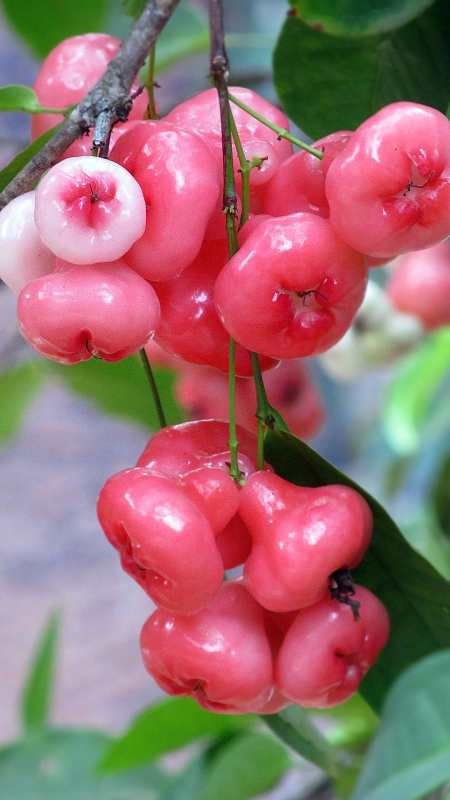
#> input picture dataset/test/images/-_-_Water_Rose_Apple_jpg.rf.e5a72dbff05998430a204ff8b9d332f8.jpg, 899 x 1600 px (shown at 1/2 size)
$ python quality_assessment.py ../../dataset/test/images/-_-_Water_Rose_Apple_jpg.rf.e5a72dbff05998430a204ff8b9d332f8.jpg ../../dataset/test/images/07_jpg.rf.e0334c51ef029145864b5a77a069a8bd.jpg
#> lines starting #> are read from the running program, lines starting #| are printed output that depends on the picture; after the words box and inside, x2 and y2 are one past the last pixel; in counts of white or black regions, pixels touching at a corner belong together
"""
=============================================================
  GIAI ĐOẠN 5 — OpenCV đánh giá chất lượng trái cây
=============================================================
4 tiêu chí:
  1. Kích thước  → cv2.findContours()
  2. Màu sắc     → cv2.cvtColor() HSV
  3. Độ chín     → cv2.calcHist()
  4. Khuyết tật  → cv2.threshold() + morphology
"""

import cv2
import numpy as np
from dataclasses import dataclass, asdict


# ─── Ngưỡng màu HSV cho từng loại trái cây ──────────────────
# Format: (H_low, S_low, V_low), (H_high, S_high, V_high), tên màu chín
RIPENESS_PROFILES = {
    "xoai":       [((20, 100, 100), (35, 255, 255), "vàng")],
    "thanh_long": [((0, 100, 100), (10, 255, 255), "đỏ"),
                   ((150, 100, 100), (180, 255, 255), "đỏ")],
    "buoi":       [((15, 80, 80), (30, 255, 255), "vàng xanh")],
    "cam":        [((10, 150, 150), (25, 255, 255), "cam")],
    "quit":       [((10, 150, 150), (25, 255, 255), "cam")],
    "dua_hau":    [((35, 80, 80), (85, 255, 255), "xanh đậm")],
    "chuoi":      [((20, 100, 100), (30, 255, 255), "vàng")],
    "oi":         [((30, 60, 100), (50, 200, 255), "vàng xanh")],
    "mit":        [((15, 80, 80), (30, 255, 255), "vàng")],
    "sau_rieng":  [((15, 80, 80), (35, 255, 255), "vàng nâu")],
    "chom_chom":  [((0, 100, 100), (10, 255, 255), "đỏ")],
    "mang_cut":   [((120, 50, 30), (160, 200, 120), "tím")],
}

# Tiêu chuẩn kích thước xuất khẩu (diện tích pixel tương đối)
SIZE_THRESHOLDS = {
    "xoai":       (8000, 20000),   # (nhỏ, lớn) pixels²
    "thanh_long": (15000, 40000),
    "buoi":       (30000, 80000),
    "cam":        (8000, 25000),
    "quit":       (6000, 18000),
    "dua_hau":    (50000, 150000),
    "chuoi":      (5000, 15000),
    "oi":         (4000, 12000),
    "mit":        (40000, 120000),
    "sau_rieng":  (35000, 100000),
    "chom_chom":  (2000, 8000),
    "mang_cut":   (5000, 15000),
}


@dataclass
class QualityResult:
    size_label:    str   # "Nhỏ" / "Trung bình" / "Lớn"
    size_area:     int
    color_name:    str
    ripeness:      str   # "Xanh" / "Chín vừa" / "Chín" / "Quá chín"
    ripeness_pct:  float
    defect_pct:    float
    defect_level:  str   # "Không" / "Nhẹ" / "Nặng"
    grade:         str   # "Xuất khẩu" / "Loại 1" / "Loại 2" / "Loại bỏ"

    def to_dict(self):
        return asdict(self)


# ─── 1. Kích thước ──────────────────────────────────────────
def assess_size(crop_bgr: np.ndarray, fruit_class: str) -> tuple[str, int]:
    gray  = cv2.cvtColor(crop_bgr, cv2.COLOR_BGR2GRAY)
    blur  = cv2.GaussianBlur(gray, (5, 5), 0)
    _, thresh = cv2.threshold(blur, 0, 255, cv2.THRESH_BINARY + cv2.THRESH_OTSU)
    contours, _ = cv2.findContours(thresh, cv2.RETR_EXTERNAL, cv2.CHAIN_APPROX_SIMPLE)

    if not contours:
        return "Không xác định", 0

    area = int(max(cv2.contourArea(c) for c in contours))
    thresholds = SIZE_THRESHOLDS.get(fruit_class, (5000, 20000))

    if area < thresholds[0]:
        label = "Nhỏ"
    elif area > thresholds[1]:
        label = "Lớn"
    else:
        label = "Trung bình"

    return label, area


# ─── 2. Màu sắc ─────────────────────────────────────────────
def assess_color(crop_bgr: np.ndarray, fruit_class: str) -> tuple[str, float]:
    hsv = cv2.cvtColor(crop_bgr, cv2.COLOR_BGR2HSV)
    profiles = RIPENESS_PROFILES.get(fruit_class, [])

    best_pct   = 0.0
    best_color = "Không xác định"
    total_px   = crop_bgr.shape[0] * crop_bgr.shape[1]

    for (lo, hi, color_name) in profiles:
        mask = cv2.inRange(hsv, np.array(lo), np.array(hi))
        pct  = float(cv2.countNonZero(mask)) / total_px * 100
        if pct > best_pct:
            best_pct   = pct
            best_color = color_name

    return best_color, round(best_pct, 2)


# ─── 3. Độ chín ─────────────────────────────────────────────
def assess_ripeness(crop_bgr: np.ndarray, fruit_class: str) -> tuple[str, float]:
    hsv = cv2.cvtColor(crop_bgr, cv2.COLOR_BGR2HSV)

    # Tính histogram Saturation (S) & Value (V)
    s_hist = cv2.calcHist([hsv], [1], None, [256], [0, 256]).flatten()
    v_hist = cv2.calcHist([hsv], [2], None, [256], [0, 256]).flatten()

    # Tỷ lệ pixel có S cao (màu rực) → chín
    total  = float(hsv.shape[0] * hsv.shape[1])
    rich_s = float(s_hist[128:].sum()) / total * 100  # S > 128
    bright = float(v_hist[100:].sum()) / total * 100  # V > 100

    # Điểm chín 0–100
    ripeness_score = rich_s * 0.6 + bright * 0.4

    if ripeness_score < 25:
        label = "Xanh"
    elif ripeness_score < 50:
        label = "Chín vừa"
    elif ripeness_score < 80:
        label = "Chín"
    else:
        label = "Quá chín"

    return label, round(ripeness_score, 2)


# ─── 4. Khuyết tật ──────────────────────────────────────────
def assess_defect(crop_bgr: np.ndarray) -> tuple[str, float]:
    gray = cv2.cvtColor(crop_bgr, cv2.COLOR_BGR2GRAY)
    blur = cv2.GaussianBlur(gray, (5, 5), 0)

    # Phát hiện vùng tối bất thường (vết thâm, vết thối)
    _, dark_mask = cv2.threshold(blur, 50, 255, cv2.THRESH_BINARY_INV)

    # Morphology để loại nhiễu nhỏ
    kernel    = cv2.getStructuringElement(cv2.MORPH_ELLIPSE, (5, 5))
    dark_mask = cv2.morphologyEx(dark_mask, cv2.MORPH_OPEN, kernel)
    dark_mask = cv2.morphologyEx(dark_mask, cv2.MORPH_CLOSE, kernel)

    total_px  = crop_bgr.shape[0] * crop_bgr.shape[1]
    defect_px = int(cv2.countNonZero(dark_mask))
    defect_pct = round(defect_px / total_px * 100, 2)

    if defect_pct < 2:
        level = "Không"
    elif defect_pct < 8:
        level = "Nhẹ"
    else:
        level = "Nặng"

    return level, defect_pct


# ─── 5. Xếp loại tổng thể ───────────────────────────────────
def grade_fruit(size: str, ripeness: str, defect_level: str) -> str:
    # Loại bỏ ngay nếu khuyết tật nặng hoặc quá chín / xanh
    if defect_level == "Nặng" or ripeness in ("Xanh", "Quá chín"):
        return "Loại bỏ"
    if defect_level == "Nhẹ" or size == "Nhỏ":
        return "Loại 2" if ripeness != "Chín" else "Loại 1"
    if size == "Lớn" and ripeness == "Chín" and defect_level == "Không":
        return "Xuất khẩu"
    if size == "Trung bình" and ripeness in ("Chín", "Chín vừa") and defect_level == "Không":
        return "Loại 1"
    return "Loại 2"


# ─── 6. Hàm tổng hợp — dùng trong backend ───────────────────
def evaluate_quality(crop_bgr: np.ndarray, fruit_class: str) -> QualityResult:
    """
    Đánh giá toàn bộ chất lượng 1 ảnh crop.
    Trả về QualityResult (có .to_dict()).
    """
    size_label, size_area = assess_size(crop_bgr, fruit_class)
    color_name, _         = assess_color(crop_bgr, fruit_class)
    ripeness, ripe_pct    = assess_ripeness(crop_bgr, fruit_class)
    defect_level, def_pct = assess_defect(crop_bgr)
    grade = grade_fruit(size_label, ripeness, defect_level)

    return QualityResult(
        size_label   = size_label,
        size_area    = size_area,
        color_name   = color_name,
        ripeness     = ripeness,
        ripeness_pct = ripe_pct,
        defect_pct   = def_pct,
        defect_level = defect_level,
        grade        = grade,
    )


# ─── 7. Visualize kết quả ───────────────────────────────────
# [20 lines left out: function draw_quality_overlay, not called in this run]


# ─── Demo local ─────────────────────────────────────────────
if __name__ == "__main__":
    import sys
    if len(sys.argv) < 3:
        print("Usage: python quality_assessment.py <image_path> <fruit_class>")
        print("Example: python quality_assessment.py test.jpg xoai")
        sys.exit(0)

    img_path     = sys.argv[1]
    fruit_class  = sys.argv[2]
    img          = cv2.imread(img_path)
#> img is the input picture: shape (1600, 899, 3); mean B, G, R 112, 111.3, 154
    if img is None:
        print(f"❌ Không đọc được ảnh: {img_path}")
        sys.exit(1)

    result = evaluate_quality(img, fruit_class)
#> in assess_size, `gray  = cv2.cvtColor(crop_bgr, cv2.COLOR_BGR2GRAY)`:
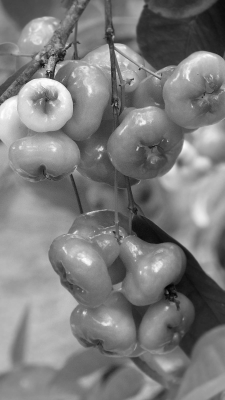
#> gray: shape (1600, 899) (shown at 1/4 size); min 0, max 255, mean 124.1
#> in assess_size, `_, thresh = cv2.threshold(blur, 0, 255, cv2.THRESH_BINARY + cv2.THRESH..`:
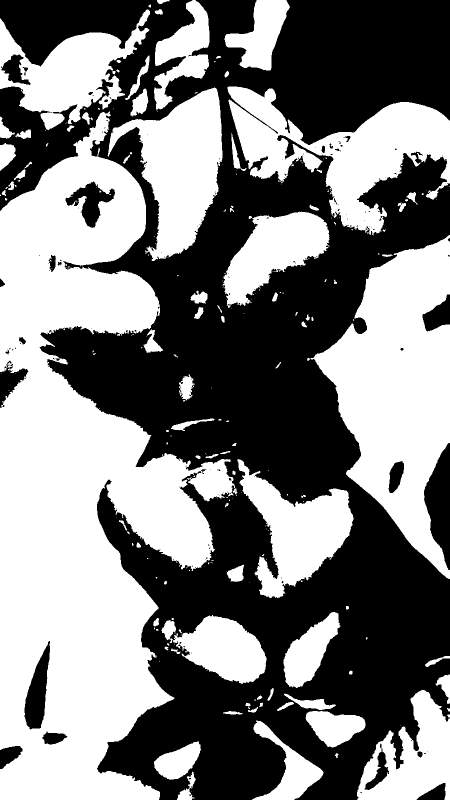
#> thresh: shape (1600, 899) (shown at 1/2 size); 49.6% white; 239 white regions (146 under 20 px)
#> in assess_size, `contours, _ = cv2.findContours(thresh, cv2.RETR_EXTERNAL, cv2.CHAIN_AP..`: contours = 233 contours, 151 with area under 20; largest, box (x1, y1, x2, y2) and area: (0, 223, 470, 1600) 344780, (614, 470, 899, 1158) 100266, (455, 173, 899, 471) 53314, (215, 175, 445, 522) 39088, (0, 19, 300, 260) 31005
#> in assess_size, `area = int(max(cv2.contourArea(c) for c in contours))`: area = 344780
#> in evaluate_quality, `size_label, size_area = assess_size(crop_bgr, fruit_class)`: size_label = 'Lớn'; size_area = 344780
#> after the loop in assess_color, `for (lo, hi, color_name) in profiles:`: best_color = 'Không xác định'; best_pct = 0
#> in evaluate_quality, `color_name, _         = assess_color(crop_bgr, fruit_class)`: color_name = 'Không xác định'
#> in assess_ripeness, `s_hist = cv2.calcHist([hsv], [1], None, [256], [0, 256]).flatten()`: s_hist = 256 values, max 12673 at index 30, min 16 at index 1, mean 5618.8
#> in assess_ripeness, `v_hist = cv2.calcHist([hsv], [2], None, [256], [0, 256]).flatten()`: v_hist = 256 values, max 28362 at index 255, min 1 at index 0, mean 5618.8
#> in assess_ripeness, `rich_s = float(s_hist[128:].sum()) / total * 100`: rich_s = 50
#> in assess_ripeness, `bright = float(v_hist[100:].sum()) / total * 100`: bright = 87.38
#> in assess_ripeness, `ripeness_score = rich_s * 0.6 + bright * 0.4`: ripeness_score = 64.95
#> in evaluate_quality, `ripeness, ripe_pct    = assess_ripeness(crop_bgr, fruit_class)`: ripeness = 'Chín'; ripe_pct = 64.95
#> in assess_defect, `_, dark_mask = cv2.threshold(blur, 50, 255, cv2.THRESH_BINARY_INV)`:
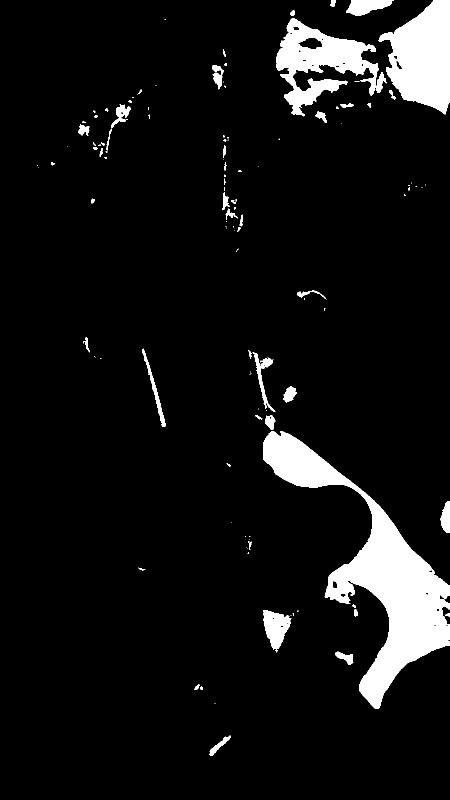
#> dark_mask: shape (1600, 899) (shown at 1/2 size); 7.4% white; 123 white regions (66 under 20 px), largest, box (x1, y1, x2, y2) and area: (526, 862, 899, 1418) 53585, (757, 0, 899, 229) 20949, (552, 36, 773, 233) 17242
#> in assess_defect, `dark_mask = cv2.morphologyEx(dark_mask, cv2.MORPH_OPEN, kernel)`:
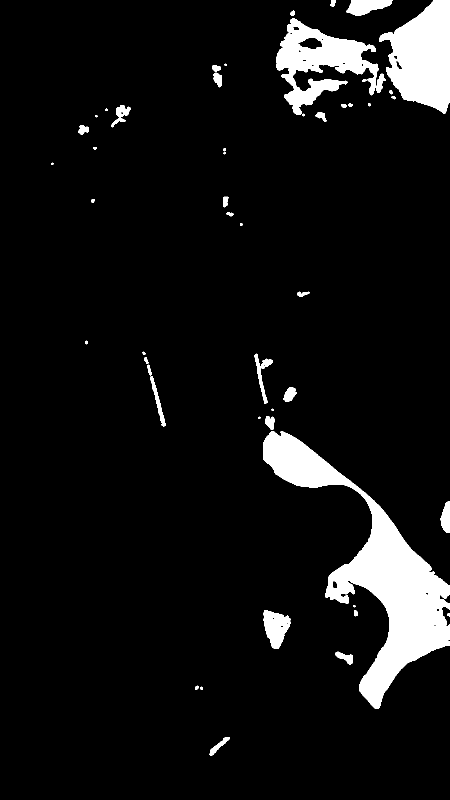
#> dark_mask: shape (1600, 899) (shown at 1/2 size); 7.2% white; 50 white regions (7 under 20 px), largest, box (x1, y1, x2, y2) and area: (526, 862, 899, 1418) 53488, (758, 0, 899, 228) 20930, (552, 36, 772, 233) 16978
#> in assess_defect, `defect_px = int(cv2.countNonZero(dark_mask))`: defect_px = 104104
#> in assess_defect, `defect_pct = round(defect_px / total_px * 100, 2)`: defect_pct = 7.24
#> in evaluate_quality, `defect_level, def_pct = assess_defect(crop_bgr)`: defect_level = 'Nhẹ'; def_pct = 7.24
#> in evaluate_quality, `grade = grade_fruit(size_label, ripeness, defect_level)`: grade = 'Loại 1'
    print("\n📊 KẾT QUẢ ĐÁNH GIÁ CHẤT LƯỢNG:")
    for k, v in result.to_dict().items():
        print(f"   {k:15}: {v}")
#> this loop made 8 passes
#> (k, v) on passes 1 to 8: ('size_label', 'Lớn'), ('size_area', 344780), ('color_name', 'Không xác định'), ('ripeness', 'Chín'), ('ripeness_pct', 64.95), ('defect_pct', 7.24), ('defect_level', 'Nhẹ'), ('grade', 'Loại 1')
#> (printed output is left out)

$ run again, on dataset/test/images/08_jpg.rf.dabeff0b1023b56103557cd4b08aaea5.jpg
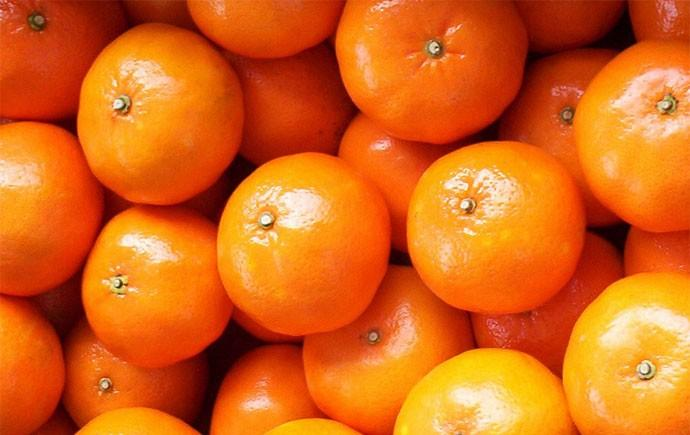
#> input picture dataset/test/images/08_jpg.rf.dabeff0b1023b56103557cd4b08aaea5.jpg, 690 x 435 px
#> img is the input picture: shape (435, 690, 3); mean B, G, R 24.1, 101, 216
#> in assess_size, `_, thresh = cv2.threshold(blur, 0, 255, cv2.THRESH_BINARY + cv2.THRESH..`:
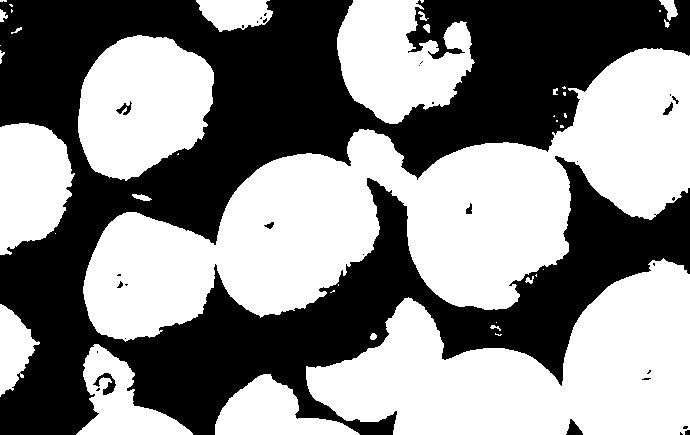
#> thresh: shape (435, 690); 53.4% white; 32 black regions (22 under 20 px)
#> contours = 41 contours, 25 with area under 20; largest, box (x1, y1, x2, y2) and area: (83, 48, 690, 342) 72642, (306, 258, 690, 435) 38898, (78, 35, 214, 181) 14640, (337, 0, 475, 124) 10974, (0, 123, 75, 255) 7349
#> area = 72642
#> size_label = 'Lớn'; size_area = 72642
#> hsv: shape (435, 690, 3); mean H, S, V 14.3, 229.3, 216
#> after the loop in assess_color, `for (lo, hi, color_name) in profiles:`: best_color = 'Không xác định'; best_pct = 0
#> color_name = 'Không xác định'
#> s_hist = 256 values, max 39365 at index 255, min 0 at index 0, mean 1172.5
#> v_hist = 256 values, max 29547 at index 255, min 0 at index 0, mean 1172.5
#> rich_s = 94.91
#> bright = 95.28
#> ripeness_score = 95.06
#> ripeness = 'Quá chín'; ripe_pct = 95.06
#> in assess_defect, `dark_mask = cv2.morphologyEx(dark_mask, cv2.MORPH_OPEN, kernel)`:
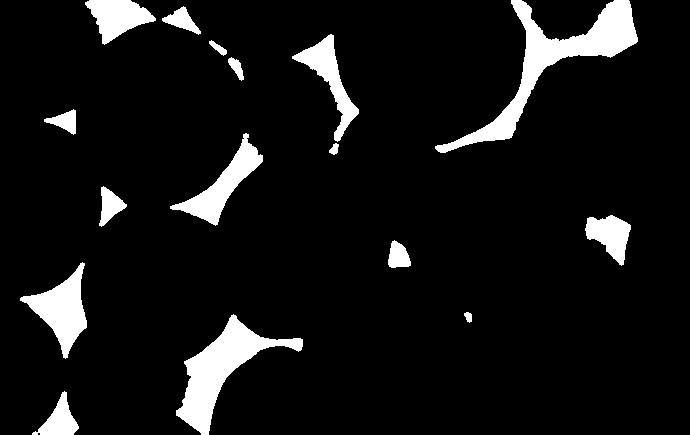
#> dark_mask: shape (435, 690); 8.1% white; 16 white regions, largest, box (x1, y1, x2, y2) and area: (435, 0, 638, 153) 6150, (176, 314, 303, 435) 4668, (20, 262, 87, 359) 2668
#> defect_px = 24307
#> defect_pct = 8.1
#> defect_level = 'Nặng'; def_pct = 8.1
#> grade = 'Loại bỏ'
#> the loop `for k, v in result.to_dict().items():` made 8 passes
#> (k, v) on passes 1 to 8: ('size_label', 'Lớn'), ('size_area', 72642), ('color_name', 'Không xác định'), ('ripeness', 'Quá chín'), ('ripeness_pct', 95.06), ('defect_pct', 8.1), ('defect_level', 'Nặng'), ('grade', 'Loại bỏ')
#> (printed output is left out)

$ run again, on dataset/test/images/1200px-Dragonfruit_Chiayi_market_jpg.rf.6cccae487fce2397a62a707d0c3b10b1.jpg
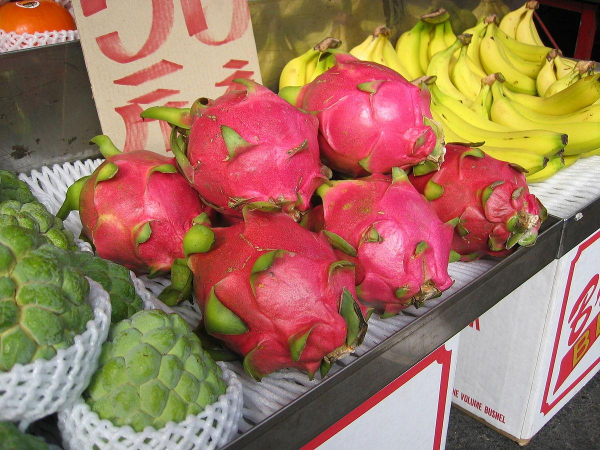
#> input picture dataset/test/images/1200px-Dragonfruit_Chiayi_market_jpg.rf.6cccae487fce2397a62a707d0c3b10b1.jpg, 1200 x 900 px (shown at 1/2 size)
#> img is the input picture: shape (900, 1200, 3); mean B, G, R 93.8, 116.9, 160.1
#> in assess_size, `_, thresh = cv2.threshold(blur, 0, 255, cv2.THRESH_BINARY + cv2.THRESH..`:
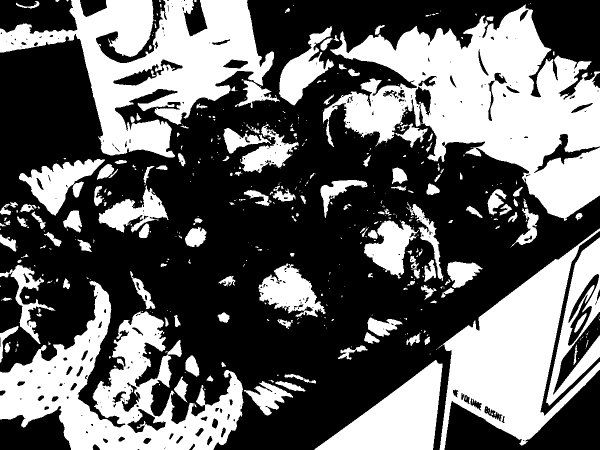
#> thresh: shape (900, 1200) (shown at 1/2 size); 39.8% white; 483 white regions (312 under 20 px)
#> contours = 473 contours, 335 with area under 20; largest, box (x1, y1, x2, y2) and area: (646, 9, 1200, 442) 112666, (0, 0, 548, 315) 75401, (0, 562, 487, 900) 69344, (876, 457, 1200, 900) 55954, (629, 720, 885, 900) 22252
#> area = 112666
#> size_label = 'Lớn'; size_area = 112666
#> hsv: shape (900, 1200, 3); mean H, S, V 71.4, 115.9, 164.2
#> after the loop in assess_color, `for (lo, hi, color_name) in profiles:`: best_color = 'Không xác định'; best_pct = 0
#> color_name = 'Không xác định'
#> s_hist = 256 values, max 17852 at index 3, min 4 at index 1, mean 4218.8
#> v_hist = 256 values, max 21389 at index 255, min 7 at index 0, mean 4218.8
#> rich_s = 51.94
#> bright = 80.17
#> ripeness_score = 63.23
#> ripeness = 'Chín'; ripe_pct = 63.23
#> in assess_defect, `dark_mask = cv2.morphologyEx(dark_mask, cv2.MORPH_OPEN, kernel)`:
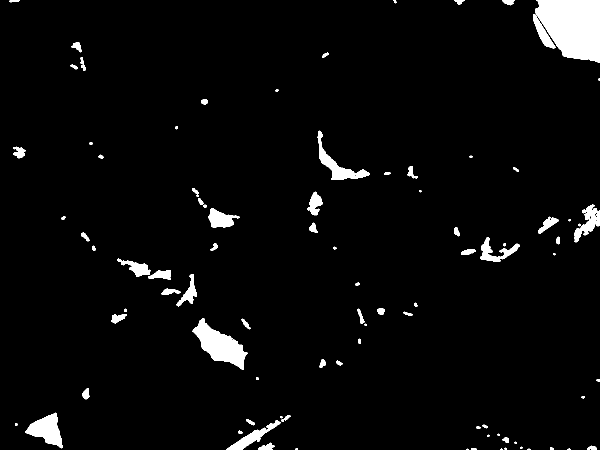
#> dark_mask: shape (900, 1200) (shown at 1/2 size); 3.7% white; 89 white regions (16 under 20 px), largest, box (x1, y1, x2, y2) and area: (1070, 0, 1200, 125) 12420, (385, 636, 495, 740) 4958, (51, 825, 126, 897) 2753
#> defect_px = 40231
#> defect_pct = 3.73
#> defect_level = 'Nhẹ'; def_pct = 3.73
#> grade = 'Loại 1'
#> the loop `for k, v in result.to_dict().items():` made 8 passes
#> (k, v) on passes 1 to 8: ('size_label', 'Lớn'), ('size_area', 112666), ('color_name', 'Không xác định'), ('ripeness', 'Chín'), ('ripeness_pct', 63.23), ('defect_pct', 3.73), ('defect_level', 'Nhẹ'), ('grade', 'Loại 1')
#> (printed output is left out)
